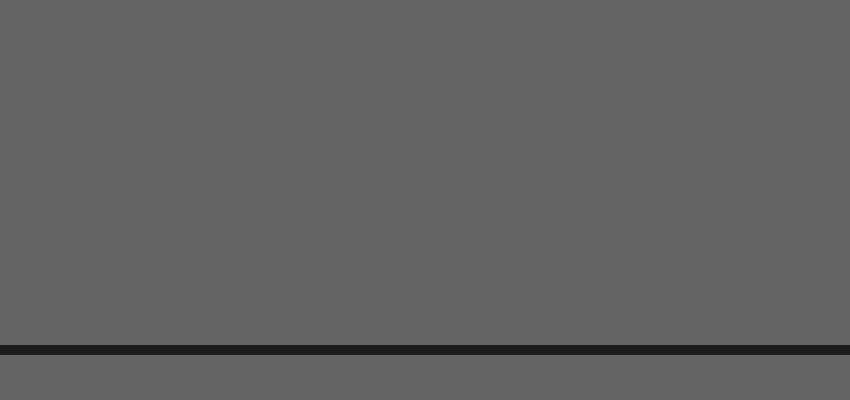
Frame 1 (no input)
Frame 60 (no input): identical to frame 1, image omitted
Frame 120 (the mouse pressed at the canvas centre since frame 60): identical to frame 1, image omitted

The p5.js sketch that drew this single still picture (run headless with seeded random() and noise() and a simulated clock; from frame 60 on, the mouse is pressed at the canvas centre):

// p5.js sketch
// ── sketch.js
let ground = {
  colour: null,
  level: null,
  thickness: 10
};

function setup() {
  createCanvas(850, 400);
  ground.level = height - 50;
  ground.colour = color(28, 28, 28);
}

function draw() {
  background(100);

  drawGround();   // Draw the ground
}

function drawGround() {
  stroke(ground.colour);
  strokeWeight(ground.thickness);
  line(0, ground.level, width, ground.level);
}

// ── dino.js
class Dino {
  constructor(x, y, colour) {
    this.x = x;
    this.y = y;
    this.colour = colour;

    this.gravity = 1;
    this.acc = 1;
  }
}

// ── obstacle.js
class Obstacle {
  constructor(x, y, w, h, colour) {
    this.x = x;
    this.y = y;
    this.w = w;
    this.h = h;
    this.colour = colour;
  }
}
